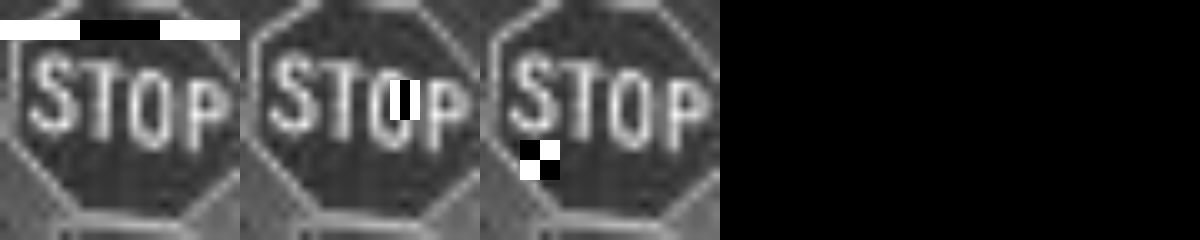
#> input picture exercises/ex10-Viola-Jones/data/haar_features/stage_3.png, 1200 x 240 px, found by its file name
$ jupyter execute --allow-errors haar_solution.ipynb
#> lines starting #> are read from the running program, lines starting #| are printed output that depends on the picture
# Diagnosing Haar features

In the following, we'll take a deeper look at what the model sees when computing a Haar feature. We'll both get more comfortable with what an integral image is and also how it's employed to produce fast computation of large image slices.

[cell 1]
import os
import matplotlib.pyplot as plt
import numpy as np
import sys
from skimage import io
from skimage.color import rgb2gray
from skimage.util import img_as_ubyte
from loguru import logger
import cv2

logger.remove()
logger.add(sys.stderr, format="<level>{level}</level> | <level>{message}</level>")

### Loading and displaying the Haar images

We'll start by loading both the reference and a computed Haar stage image.

[cell 2]
# Load both the stage image and the reference image
feat_dir = 'haar_features'
img_path = os.path.join(feat_dir, 'stage_3.png')
stage_img = io.imread(img_path)
#> stage_img is the input picture: shape (240, 1200); min 0, max 255, mean 59.9
ref_path = 'annotation_img.jpg'
#> (the rest of this cell did not finish here and is left out)

We find, that the images have been upscaled by x10 (240x1200) // 10 -> (24x24x5). Slicing according to our chosen feature and resizing, we get:

[cell 3]
# Rescale image down to w_window x h_window
w_enlargened, h_enlargened = (stage_img.shape[0],stage_img.shape[0])
#> w_enlargened = 240; h_enlargened = 240
ROI_feat = 2
ROI_img = stage_img[:, ROI_feat*w_enlargened:(ROI_feat+1)*w_enlargened]
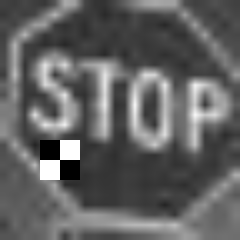
#> ROI_img: shape (240, 240); min 0, max 255, mean 98
resized_img = cv2.resize(ROI_img, (w_enlargened//10,h_enlargened//10), interpolation = cv2.INTER_AREA)
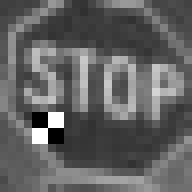
#> resized_img: shape (24, 24) (shown 8 times larger); min 0, max 255, mean 98

_, axes = plt.subplots(ncols=3, figsize=(8,8))

axes[0].imshow(ROI_img, cmap='gray')
axes[0].set_title('Haar image pre rescaling')
axes[1].imshow(resized_img, cmap='gray')
axes[1].set_title('Haar image post rescaling')
#> (the rest of this cell did not finish here and is left out)

### Identify ROI pixels

We now want to zoom in to the region of interest. Looking at the image histogram for the resized image, this gives us some hints.

[cell 4]
offset_y = 0
feature_im = ROI_img[offset_y:,:] #crop away upper text region
ys, xs = np.where((feature_im == 0) | (feature_im == 255))
#> ys = 1600 values from 140 to 179; xs = 1600 values, max 79 at index 39, min 40 at index 0, mean 59.5
coords = np.vstack((ys, xs)) # ys,xs due to standard convention of packages

# Get (y0,x0) and (y1,x1), slice and show image
ymin, xmin, ymax, xmax = np.concatenate((coords.min(axis=1), coords.max(axis=1)))
#> ymin = 140; xmin = 40; ymax = 179; xmax = 79

#now convert back to reference image by taking scale into account
y_slice, x_slice = ((ymin+offset_y)//10,(ymax+offset_y)//10),((xmin)//10,(xmax)//10)
#> y_slice = (14, 17); x_slice = (4, 7)
print(y_slice)
#| (14, 17)

[cell 5]
print(x_slice)
#| (4, 7)

[cell 6]
plt.hist(resized_img.ravel(), bins=256)
plt.show()
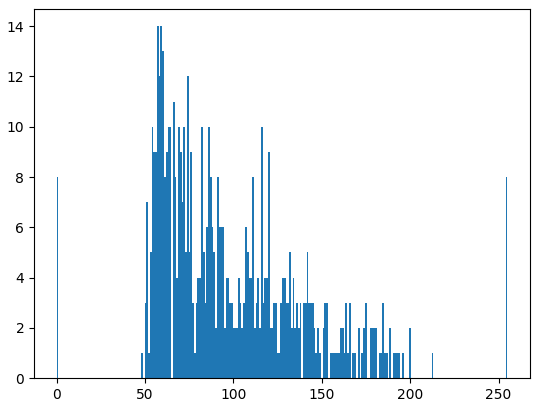
#> figure drawn by matplotlib, 1 panel

Two very clear spikes form at 0 and 255, which incidentally are also the pixels we'd like to mask.

[cell 7]
# Retrieve all pixels with boundary values
ys, xs = np.where((resized_img == 0) | (resized_img == 255))
#> ys = [14, 14, 14, 14, 15, 15, 15, 15, 16, 16, 16, 16, 17, 17, 17, 17]; xs = [4, 5, 6, 7, 4, 5, 6, 7, 4, 5, 6, 7, 4, 5, 6, 7]
coords = np.vstack((ys, xs)) # ys,xs due to standard convention of packages

# Get (y0,x0) and (y1,x1), slice and show image
ymin, xmin, ymax, xmax = np.concatenate((coords.min(axis=1), coords.max(axis=1)))
#> ymin = 14; xmin = 4; ymax = 17; xmax = 7
io.imshow(resized_img[ymin-1:ymax+2,xmin-1:xmax+2])
plt.show()
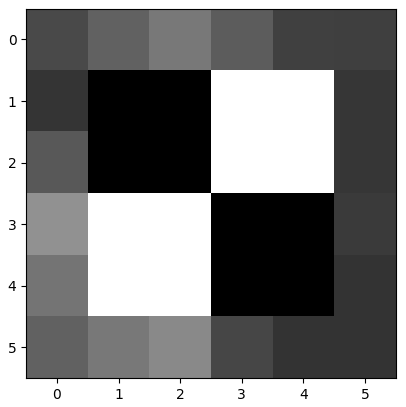
#> figure drawn by matplotlib, 1 panel

$ run again, with exercises/ex10-Viola-Jones/data/haar_features/stage_1.png copied over exercises/ex10-Viola-Jones/data/haar_features/stage_3.png
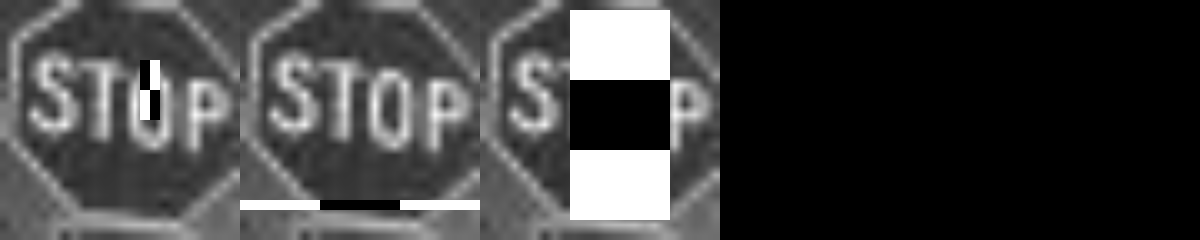
#> input picture exercises/ex10-Viola-Jones/data/haar_features/stage_1.png, 1200 x 240 px, found by its file name
#> stage_img is the input picture: shape (240, 1200); min 0, max 255, mean 64.5
#> w_enlargened = 240
#> `ymin, xmin, ymax, xmax = np.concatenate((coords.min(axis=1), coords.ma..`: ymin = 10; xmin = 90; ymax = 219; xmax = 189
#> y_slice = (1, 21); x_slice = (9, 18)
#| (1, 21)
#| (9, 18)
#> `plt.show()`:
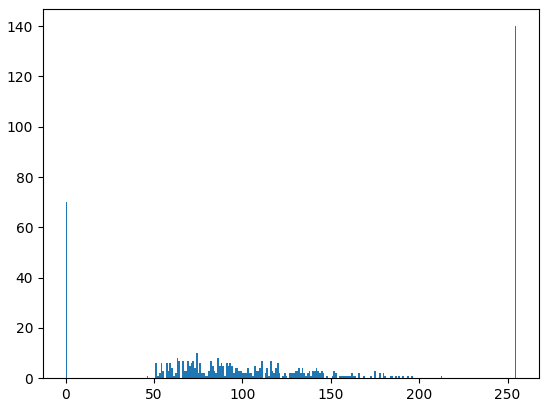
#> figure drawn by matplotlib, 1 panel; tallest bar 140 high, from x = 254 to 255
#> ys = 210 values from 1 to 21; xs = 210 values, max 18 at index 9, min 9 at index 0, mean 13.5
#> `ymin, xmin, ymax, xmax = np.concatenate((coords.min(axis=1), coords.ma..`: ymin = 1; xmin = 9; ymax = 21; xmax = 18
#> `plt.show()`:
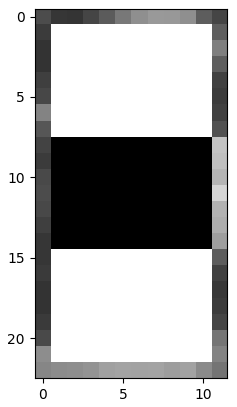
#> figure drawn by matplotlib, 1 panel
